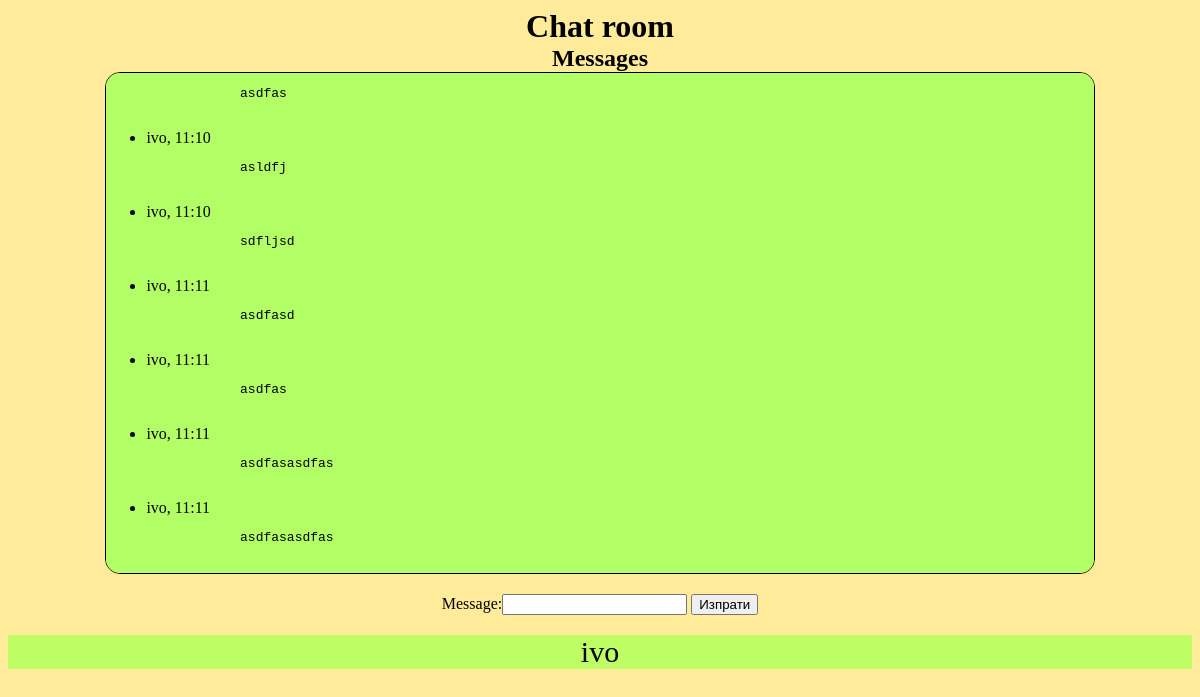
Screenshot of /chatroom/ (signed in) with the database file from the repository.
### chatroom1/models.py (models this page shows, shortened)
class Message(models.Model):
    date = models.DateTimeField(auto_now=True)
    message = models.CharField(max_length=40)
    publisher = models.CharField(max_length=40)
    added = models.BooleanField(default=False)

### chatroom1/views.py (the view)
# urls.py: url(r'^chatroom/$', chat_room),
def chat_room(request):
    if request.user.is_authenticated() is False:
        return redirect(log_in)
    messages = Message.objects.all()
    if request.method == "POST":
        form = MessageForm(request.POST)
        if form.is_valid():
            text = form.cleaned_data['message']
            owner = request.user.username
            added = False
            create_message(text, owner, added)
        return redirect(chat_room)
    else:
        form = MessageForm()
    return render(request, 'chatroom1/chat_room.html', locals())

### chatroom1/forms.py
class MessageForm(forms.Form):
    publisher = forms.CharField(max_length=40,
                                widget=forms.HiddenInput(),
                                required=False)
    message = forms.CharField(max_length=40)

### chatroom1/templates/chatroom1/chat_room.html (shortened to what this page needs)
<!DOCTYPE html>
<html>
<head>
    {% load staticfiles %}
    <link rel="stylesheet" type="text/css" href="{% static 'chatroom1/style.css' %}" />
</head>
<body>
    <h1>Chat room</h1>
    <h2>Messages</h2>
    <ul id="messages">
    {% for message in messages %}
        <li class="message">
            {{ message.publisher }}, {{ message.date|date:"G:i" }}
            <pre>
            {{ message.message }}
        </li>
    {% endfor %}
    </ul>
    <form method="POST" action"">
        {{ form }}
        <input type="submit" value="Изпрати">
    </form>
    <div id="USERNAME">{{ request.user.username }}</div>
</body>
</html>

### chatroom1/static/chatroom1/style.css (style rules this page uses)
body { background-color: #ffeb99; }
h1, h2, ul, form { margin: auto; text-align: center; }
#messages { border: 1px solid black; width: 80%; height: 500px; overflow: auto; background-color: #b3ff66; border-radius: 15px; }
#USERNAME { margin: auto; text-align: center; font-size: 30px; background-color: #beff66; margin-top: 20px; margin-bottom: 20px; }
form { margin-top: 20px; margin-bottom: 20px; }

### rows the page displays
Message: message "asdfas"
Message: publisher "ivo", date "11:10", message "asldfj"
Message: publisher "ivo", date "11:10", message "sdfljsd"
Message: publisher "ivo", date "11:11", message "asdfasd"
Message: publisher "ivo", date "11:11", message "asdfas"
Message: publisher "ivo", date "11:11", message "asdfasasdfas"
Message: publisher "ivo", date "11:11", message "asdfasasdfas"

### other values shown
{{ request.user.username }} "ivo"
